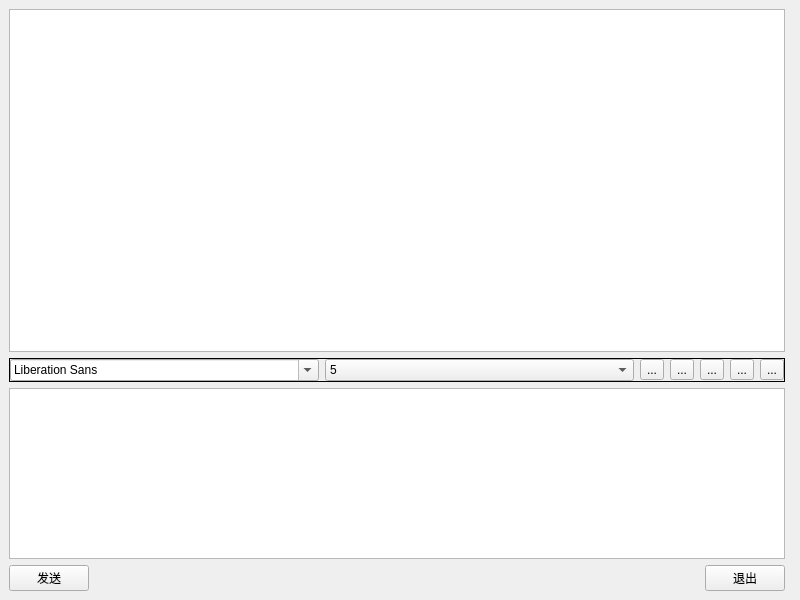
<?xml version="1.0" encoding="UTF-8"?>
<ui version="4.0">
 <class>chat</class>
 <widget class="QWidget" name="chat">
  <property name="geometry">
   <rect>
    <x>0</x>
    <y>0</y>
    <width>800</width>
    <height>600</height>
   </rect>
  </property>
  <property name="windowTitle">
   <string>Form</string>
  </property>
  <layout class="QVBoxLayout" name="verticalLayout_6">
   <property name="leftMargin">
    <number>0</number>
   </property>
   <property name="topMargin">
    <number>0</number>
   </property>
   <property name="rightMargin">
    <number>0</number>
   </property>
   <property name="bottomMargin">
    <number>0</number>
   </property>
   <item>
    <widget class="QWidget" name="widget_8" native="true">
     <layout class="QHBoxLayout" name="horizontalLayout_4">
      <property name="leftMargin">
       <number>0</number>
      </property>
      <property name="topMargin">
       <number>0</number>
      </property>
      <property name="rightMargin">
       <number>0</number>
      </property>
      <property name="bottomMargin">
       <number>0</number>
      </property>
      <item>
       <widget class="QWidget" name="widget_6" native="true">
        <layout class="QVBoxLayout" name="verticalLayout_4">
         <item>
          <widget class="QWidget" name="widget_4" native="true">
           <layout class="QVBoxLayout" name="verticalLayout_2" stretch="4,0,2">
            <property name="leftMargin">
             <number>0</number>
            </property>
            <property name="topMargin">
             <number>0</number>
            </property>
            <property name="rightMargin">
             <number>0</number>
            </property>
            <property name="bottomMargin">
             <number>0</number>
            </property>
            <item>
             <widget class="QWidget" name="widget" native="true">
              <layout class="QVBoxLayout" name="verticalLayout_3">
               <property name="leftMargin">
                <number>0</number>
               </property>
               <property name="topMargin">
                <number>0</number>
               </property>
               <property name="rightMargin">
                <number>0</number>
               </property>
               <property name="bottomMargin">
                <number>0</number>
               </property>
               <item>
                <widget class="QListWidget" name="msgBrowser"/>
               </item>
              </layout>
             </widget>
            </item>
            <item>
             <widget class="QWidget" name="widget_2" native="true">
              <layout class="QVBoxLayout" name="verticalLayout">
               <property name="leftMargin">
                <number>0</number>
               </property>
               <property name="topMargin">
                <number>0</number>
               </property>
               <property name="rightMargin">
                <number>0</number>
               </property>
               <property name="bottomMargin">
                <number>0</number>
               </property>
               <item>
                <widget class="QFrame" name="frame_2">
                 <property name="frameShape">
                  <enum>QFrame::Box</enum>
                 </property>
                 <layout class="QHBoxLayout" name="horizontalLayout_2" stretch="0,0,0,0,0,0,0">
                  <property name="leftMargin">
                   <number>0</number>
                  </property>
                  <property name="topMargin">
                   <number>0</number>
                  </property>
                  <property name="rightMargin">
                   <number>0</number>
                  </property>
                  <property name="bottomMargin">
                   <number>0</number>
                  </property>
                  <item>
                   <widget class="QFontComboBox" name="fontCbx"/>
                  </item>
                  <item>
                   <widget class="QComboBox" name="sizeBox">
                    <item>
                     <property name="text">
                      <string>5</string>
                     </property>
                    </item>
                    <item>
                     <property name="text">
                      <string>6</string>
                     </property>
                    </item>
                    <item>
                     <property name="text">
                      <string>7</string>
                     </property>
                    </item>
                    <item>
                     <property name="text">
                      <string>8</string>
                     </property>
                    </item>
                    <item>
                     <property name="text">
                      <string>9</string>
                     </property>
                    </item>
                    <item>
                     <property name="text">
                      <string>10</string>
                     </property>
                    </item>
                    <item>
                     <property name="text">
                      <string>11</string>
                     </property>
                    </item>
                    <item>
                     <property name="text">
                      <string>12</string>
                     </property>
                    </item>
                    <item>
                     <property name="text">
                      <string>20</string>
                     </property>
                    </item>
                    <item>
                     <property name="text">
                      <string>50</string>
                     </property>
                    </item>
                   </widget>
                  </item>
                  <item>
                   <widget class="QToolButton" name="boldBtn">
                    <property name="toolTip">
                     <string>加粗</string>
                    </property>
                    <property name="text">
                     <string>...</string>
                    </property>
                    <property name="icon">
                     <iconset resource="res.qrc">
                      <normaloff>:/image/JC.png</normaloff>:/image/JC.png</iconset>
                    </property>
                    <property name="checkable">
                     <bool>true</bool>
                    </property>
                   </widget>
                  </item>
                  <item>
                   <widget class="QToolButton" name="italicTbtn">
                    <property name="toolTip">
                     <string>倾斜</string>
                    </property>
                    <property name="text">
                     <string>...</string>
                    </property>
                    <property name="icon">
                     <iconset resource="res.qrc">
                      <normaloff>:/image/qx.png</normaloff>:/image/qx.png</iconset>
                    </property>
                    <property name="checkable">
                     <bool>true</bool>
                    </property>
                   </widget>
                  </item>
                  <item>
                   <widget class="QToolButton" name="underlineTbtn">
                    <property name="toolTip">
                     <string>下划线</string>
                    </property>
                    <property name="text">
                     <string>...</string>
                    </property>
                    <property name="icon">
                     <iconset resource="res.qrc">
                      <normaloff>:/image/`HJ8@K[456G`KN_9@DOB7WC.png</normaloff>:/image/`HJ8@K[456G`KN_9@DOB7WC.png</iconset>
                    </property>
                    <property name="checkable">
                     <bool>true</bool>
                    </property>
                   </widget>
                  </item>
                  <item>
                   <widget class="QToolButton" name="colorBtn">
                    <property name="toolTip">
                     <string>颜色</string>
                    </property>
                    <property name="text">
                     <string>...</string>
                    </property>
                    <property name="icon">
                     <iconset resource="res.qrc">
                      <normaloff>:/image/color.png</normaloff>:/image/color.png</iconset>
                    </property>
                   </widget>
                  </item>
                  <item>
                   <widget class="QToolButton" name="sendfileBtn">
                    <property name="toolTip">
                     <string>发送文件</string>
                    </property>
                    <property name="text">
                     <string>...</string>
                    </property>
                    <property name="icon">
                     <iconset resource="res.qrc">
                      <normaloff>:/image/file.png</normaloff>:/image/file.png</iconset>
                    </property>
                   </widget>
                  </item>
                 </layout>
                </widget>
               </item>
              </layout>
             </widget>
            </item>
            <item>
             <widget class="QWidget" name="widget_3" native="true">
              <layout class="QHBoxLayout" name="horizontalLayout_3">
               <property name="leftMargin">
                <number>0</number>
               </property>
               <property name="topMargin">
                <number>0</number>
               </property>
               <property name="rightMargin">
                <number>0</number>
               </property>
               <property name="bottomMargin">
                <number>0</number>
               </property>
               <item>
                <widget class="QTextEdit" name="msgTxtEdit"/>
               </item>
              </layout>
             </widget>
            </item>
           </layout>
          </widget>
         </item>
         <item>
          <widget class="QWidget" name="widget_5" native="true">
           <layout class="QHBoxLayout" name="horizontalLayout" stretch="0,0,0">
            <property name="leftMargin">
             <number>0</number>
            </property>
            <property name="topMargin">
             <number>0</number>
            </property>
            <property name="rightMargin">
             <number>0</number>
            </property>
            <property name="bottomMargin">
             <number>0</number>
            </property>
            <item>
             <widget class="QPushButton" name="sendBtn">
              <property name="text">
               <string>发送</string>
              </property>
             </widget>
            </item>
            <item>
             <spacer name="horizontalSpacer">
              <property name="orientation">
               <enum>Qt::Horizontal</enum>
              </property>
              <property name="sizeHint" stdset="0">
               <size>
                <width>200</width>
                <height>20</height>
               </size>
              </property>
             </spacer>
            </item>
            <item>
             <widget class="QPushButton" name="exitBtn">
              <property name="text">
               <string>退出</string>
              </property>
             </widget>
            </item>
           </layout>
          </widget>
         </item>
        </layout>
       </widget>
      </item>
      <item>
       <layout class="QVBoxLayout" name="verticalLayout_7"/>
      </item>
      <item>
       <widget class="QWidget" name="widget_7" native="true">
        <layout class="QVBoxLayout" name="verticalLayout_5">
         <property name="leftMargin">
          <number>0</number>
         </property>
         <property name="topMargin">
          <number>0</number>
         </property>
         <property name="rightMargin">
          <number>0</number>
         </property>
         <property name="bottomMargin">
          <number>0</number>
         </property>
        </layout>
       </widget>
      </item>
     </layout>
    </widget>
   </item>
  </layout>
 </widget>
 <resources>
  <include location="res.qrc"/>
 </resources>
 <connections/>
</ui>
